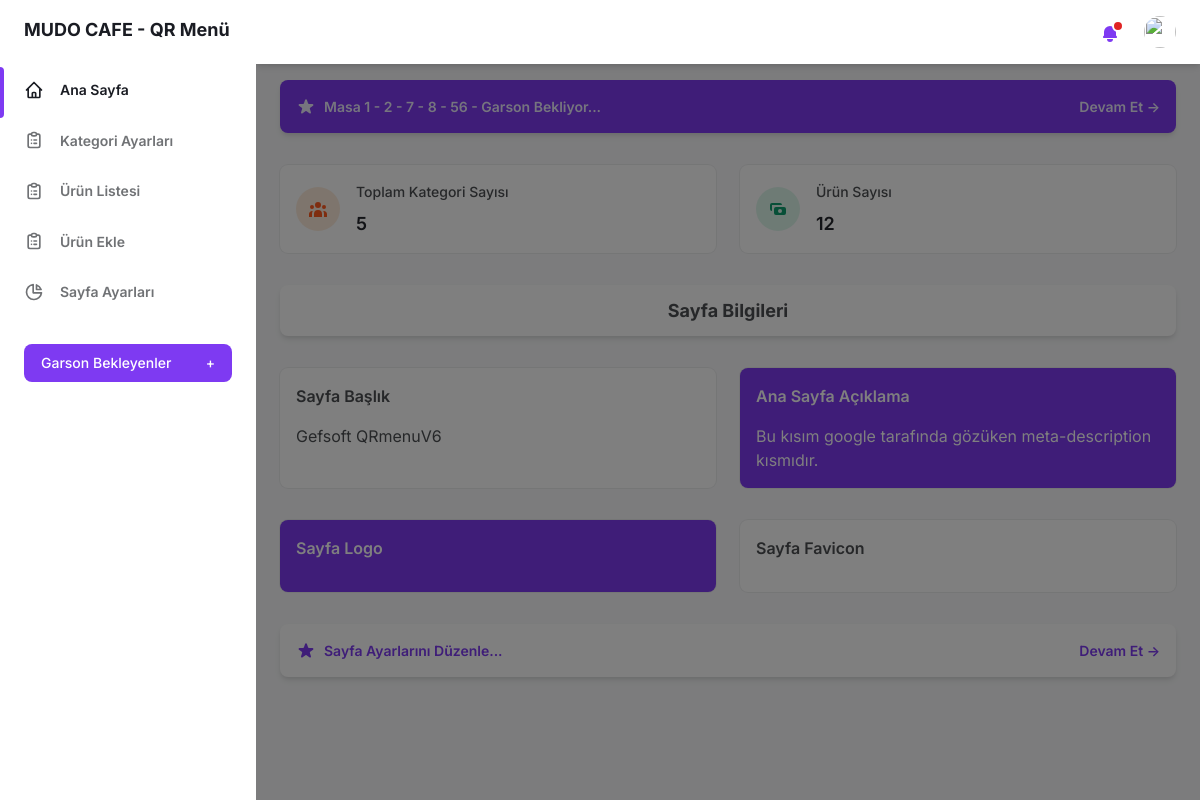
/admin-panel/index.php (signed in), run on the app's committed database.
### tables this page shows
CREATE TABLE IF NOT EXISTS `garson_tablosu` (
  `garson_id` int(11) NOT NULL AUTO_INCREMENT,
  `garson_masa_no` int(4) NOT NULL,
  PRIMARY KEY (`garson_id`)
);

CREATE TABLE IF NOT EXISTS `site_bilgi_tablosu` (
  `site_id` int(11) NOT NULL AUTO_INCREMENT,
  `site_baslik` varchar(50) NOT NULL,
  `site_baslik_2` varchar(75) NOT NULL,
  `site_aciklama` varchar(125) NOT NULL,
  `site_telefon` varchar(15) DEFAULT NULL,
  `site_email` varchar(60) DEFAULT NULL,
  `site_logo` varchar(22) NOT NULL,
  `site_favicon` varchar(22) NOT NULL,
  `site_footer_aciklama` varchar(150) DEFAULT NULL,
  `site_facebook` varchar(70) DEFAULT NULL,
  `site_instagram` varchar(70) DEFAULT NULL,
  `site_youtube` varchar(70) DEFAULT NULL,
  `site_twitter` varchar(70) DEFAULT NULL,
  `site_gorsel` varchar(20) NOT NULL,
  PRIMARY KEY (`site_id`)
);

### admin-panel/index.php (the view, shortened to what this page needs)
<?php
include("login-kontrol.php");
$kkategorisorgu = "SELECT * FROM kategori_tablosu";
$ktoplamsonuc = $db->query($kkategorisorgu, PDO::FETCH_ASSOC);
$kkategori = $ktoplamsonuc->rowCount();
$urunsorgu = "SELECT * FROM urun_tablosu";
$utoplamsonuc = $db->query($urunsorgu, PDO::FETCH_ASSOC);
$urunsayisi = $utoplamsonuc->rowCount();
$sitesorgu = $db->prepare("SELECT * FROM site_bilgi_tablosu");
$sitesorgu->execute();
$sitecikti = $sitesorgu->fetch(PDO::FETCH_ASSOC);
?>
<!DOCTYPE html>
<html :class="{ 'theme-dark': dark }" x-data="data()" lang="tr">
<head>
  <link rel="stylesheet" href="./assets/css/tailwind.output.css" />
  <link rel="stylesheet" href="https://cdnjs.cloudflare.com/ajax/libs/Chart.js/2.9.3/Chart.min.css" />
</head>
<body>
  <div class="flex h-screen bg-gray-50 dark:bg-gray-900" :class="{ 'overflow-hidden': isSideMenuOpen }">
    <?php include("sidebar.php"); ?>
    <div class="flex flex-col flex-1 w-full">
      <?php include("header.php"); ?>
      <main class="h-full mt-4 overflow-y-auto">
        <div class="container px-6 mx-auto grid">
           <?php if ($garsonbekleyen >= 1) : ?>
           <a class="flex items-center justify-between p-4 mb-8 text-sm font-semibold text-purple-100 bg-purple-600 rounded-lg shadow-md focus:outline-none focus:shadow-outline-purple" href="garson-bekleyen.php">
            <div class="flex items-center">
              <span>Masa
              <?php
                  $sorgu = "SELECT * FROM garson_tablosu ORDER BY garson_masa_no ASC";
                  $sonuc = $db->query($sorgu, PDO::FETCH_ASSOC);
                  foreach ($sonuc as $satir) {
                    $masa=$satir["garson_masa_no"];
                    echo"$masa - " ;
                  }
              ?>
              Garson Bekliyor...</span>
            </div>
            <span>Devam Et &RightArrow;</span>
          </a>
          <?php endif; ?>
          <div class="grid gap-6 mb-8  md:grid-cols-2 xl:grid-cols-2">
            <div class="flex items-center p-4 bg-white rounded-lg shadow-xs dark:bg-gray-800">
              <div class="p-3 mr-4 text-orange-500 bg-orange-100 rounded-full dark:text-orange-100 dark:bg-orange-500">
              </div>
              <div>
                <p class="mb-2 text-sm font-medium text-gray-600 dark:text-gray-400">
                  Toplam Kategori Sayısı
                </p>
                <p class="text-lg font-semibold text-gray-700 dark:text-gray-200">
                  <?php echo "$kkategori"; ?>
                </p>
              </div>
            </div>
            <div class="flex items-center p-4 bg-white rounded-lg shadow-xs dark:bg-gray-800">
              <div class="p-3 mr-4 text-green-500 bg-green-100 rounded-full dark:text-green-100 dark:bg-green-500">
                <svg class="w-5 h-5" fill="currentColor" viewBox="0 0 20 20">
                  <path fill-rule="evenodd" d="M4 4a2 2 0 00-2 2v4a2 2 0 002 2V6h10a2 2 0 00-2-2H4zm2 6a2 2 0 012-2h8a2 2 0 012 2v4a2 2 0 01-2 2H8a2 2 0 01-2-2v-4zm6 4a2 2 0 100-4 2 2 0 000 4z" clip-rule="evenodd"></path>
                </svg>
              </div>
              <div>
                <p class="mb-2 text-sm font-medium text-gray-600 dark:text-gray-400">
                  Ürün Sayısı
                </p>
                <p class="text-lg font-semibold text-gray-700 dark:text-gray-200">
                  <?php echo "$urunsayisi"; ?>
                </p>
              </div>
            </div>
          </div>
          <div class="px-4 py-3 mb-8 bg-white rounded-lg  text-center shadow-md dark:bg-gray-800">
            <p class="text-lg text-gray-600 font-bold dark:text-gray-400">
              Sayfa Bilgileri
            </p>
          </div>
          <div class="grid gap-6 mb-8 md:grid-cols-2">
            <div class="min-w-0 p-4 bg-white rounded-lg shadow-xs dark:bg-gray-800">
              <h4 class="mb-4 font-semibold text-gray-600 dark:text-gray-300">
                Sayfa Başlık
              </h4>
              <p class="text-gray-600 dark:text-gray-400">
                <?php echo $sitecikti["site_baslik"]; ?>
              </p>
            </div>
            <div class="min-w-0 p-4 text-white bg-purple-600 rounded-lg shadow-xs">
              <h4 class="mb-4 font-semibold">
               Ana Sayfa Açıklama
              </h4>
              <p>
                <?php echo $sitecikti["site_aciklama"]; ?>
              </p>
            </div>
          </div>
          <div class="grid gap-6 mb-8 md:grid-cols-2">
            <div class="min-w-0 p-4 text-white bg-purple-600 rounded-lg shadow-xs">
              <h4 class="mb-4 font-semibold">
                Sayfa Logo
              </h4>
            </div>
            <div class="min-w-0 p-4 bg-white rounded-lg shadow-xs dark:bg-gray-800">
              <h4 class="mb-4 font-semibold text-gray-600 dark:text-gray-300">
                Sayfa Favicon
              </h4>
            </div>
          </div>
          <a class="flex items-center justify-between p-4 mb-8 text-sm font-semibold text-purple-600 bg-white rounded-lg shadow-md focus:outline-none focus:shadow-outline-purple" href="sayfa-ayarlari.php">
            <div class="flex items-center">
              <span>Sayfa Ayarlarını Düzenle...</span>
            </div>
            <span>Devam Et &RightArrow;</span>
          </a>
        </div>
      </main>
    </div>
  </div>
</body>
</html>

### data on the page
garson_tablosu: garson_masa_no "1"
garson_tablosu: garson_masa_no "2"
garson_tablosu: garson_masa_no "7"
garson_tablosu: garson_masa_no "8"
garson_tablosu: garson_masa_no "56"
site_bilgi_tablosu: site_baslik "Gefsoft QRmenuV6", site_aciklama "Bu kısım google tarafında gözüken meta-description kısmıdır."

### other printed values
$kkategori "5"
$urunsayisi "12"
